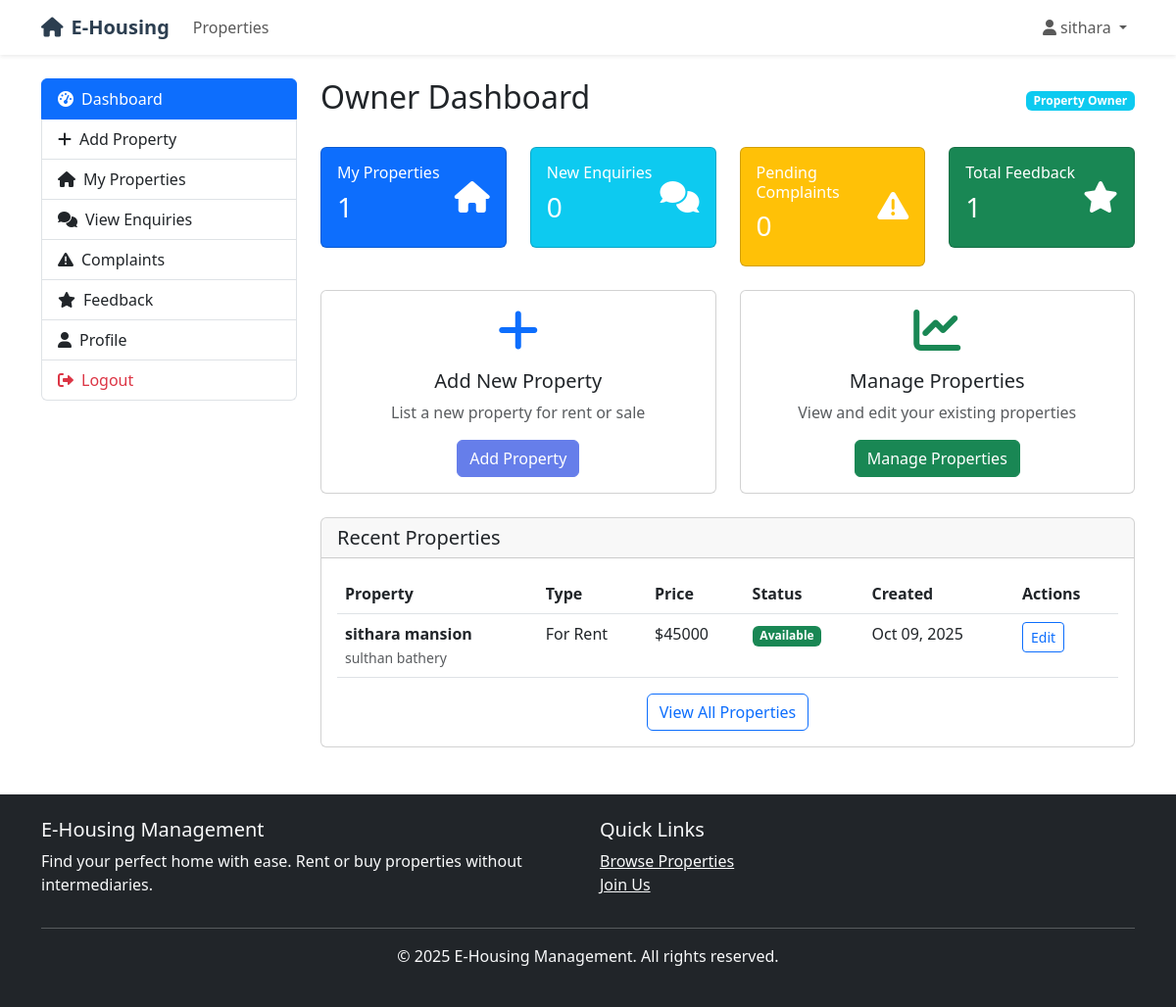
Screenshot of /accounts/owner-dashboard/ (signed in) with the database file from the repository.
### accounts/models.py (models this page shows, shortened)
class User(AbstractUser):
    USER_TYPES = (
        ('buyer', 'Buyer/Tenant'),
        ('owner', 'Property Owner'),
        ('admin', 'Administrator'),
    )
    user_type = models.CharField(max_length=10, choices=USER_TYPES, default='buyer')
    is_approved = models.BooleanField(default=False)
    email = models.EmailField(unique=True)

### properties/models.py (models this page shows, shortened)
class Property(models.Model):
    PROPERTY_TYPES = (
        ('rent', 'For Rent'),
        ('sell', 'For Sale'),
    )
    PROPERTY_CATEGORIES = (
        ('apartment', 'Apartment'),
        ('house', 'House'),
        ('villa', 'Villa'),
        ('studio', 'Studio'),
        ('room', 'Room'),
        ('commercial', 'Commercial'),
    )
    owner = models.ForeignKey(User, on_delete=models.CASCADE, related_name='properties')
    title = models.CharField(max_length=200)
    description = models.TextField()
    property_type = models.CharField(max_length=10, choices=PROPERTY_TYPES)
    category = models.CharField(max_length=20, choices=PROPERTY_CATEGORIES)
    price = models.DecimalField(max_digits=12, decimal_places=2)
    bedrooms = models.PositiveIntegerField(default=1)
    bathrooms = models.PositiveIntegerField(default=1)
    area = models.PositiveIntegerField(help_text='Area in square feet')
    address = models.TextField()
    city = models.CharField(max_length=100)
    state = models.CharField(max_length=100)
    pincode = models.CharField(max_length=10)
    is_approved = models.BooleanField(default=False)
    is_available = models.BooleanField(default=True)
    created_at = models.DateTimeField(auto_now_add=True)
    updated_at = models.DateTimeField(auto_now=True)
    parking = models.BooleanField(default=False)
    furnished = models.BooleanField(default=False)
    balcony = models.BooleanField(default=False)
    gym = models.BooleanField(default=False)
    swimming_pool = models.BooleanField(default=False)
    class Meta:
        ordering = ['-created_at']
        verbose_name_plural = 'Properties'

### accounts/views.py (the view)
# urls.py: path('owner-dashboard/', views.owner_dashboard, name='owner_dashboard'),
@login_required
def owner_dashboard(request):
    if request.user.user_type != 'owner':
        messages.error(request, 'Access denied.')
        return redirect('home')
    my_properties = Property.objects.filter(owner=request.user)
    new_enquiries = Enquiry.objects.filter(property__owner=request.user, is_read=False).count()
    new_complaints = Complaint.objects.filter(property__owner=request.user, status='pending').count()
    total_feedback = Feedback.objects.filter(property__owner=request.user).count()
    context = {
        'my_properties': my_properties,
        'new_enquiries': new_enquiries,
        'new_complaints': new_complaints,
        'total_feedback': total_feedback,
    }
    return render(request, 'accounts/owner_dashboard.html', context)

### templates/accounts/owner_dashboard.html (shortened to what this page needs)
{% extends 'base.html' %}
{% block content %}
<div class="container mt-4">
    <div class="row">
        <div class="col-md-3">
            <div class="list-group">
                <a href="{% url 'accounts:owner_dashboard' %}" class="list-group-item list-group-item-action active">
                    <i class="fas fa-tachometer-alt me-2"></i>Dashboard
                </a>
                <a href="{% url 'properties:add' %}" class="list-group-item list-group-item-action">
                    <i class="fas fa-plus me-2"></i>Add Property
                </a>
                <a href="{% url 'properties:my_properties' %}" class="list-group-item list-group-item-action">
                    <i class="fas fa-home me-2"></i>My Properties
                </a>
                <a href="{% url 'communications:view_enquiries' %}" class="list-group-item list-group-item-action">
                    <i class="fas fa-comments me-2"></i>View Enquiries
                </a>
                <a href="{% url 'communications:view_complaints' %}" class="list-group-item list-group-item-action">
                    <i class="fas fa-exclamation-triangle me-2"></i>Complaints
                </a>
                <a href="{% url 'communications:view_feedback' %}" class="list-group-item list-group-item-action">
                    <i class="fas fa-star me-2"></i>Feedback
                </a>
                <a href="{% url 'accounts:profile' %}" class="list-group-item list-group-item-action">
                    <i class="fas fa-user me-2"></i>Profile
                </a>
                <a href="{% url 'accounts:logout' %}" class="list-group-item list-group-item-action text-danger">
                    <i class="fas fa-sign-out-alt me-2"></i>Logout
                </a>
            </div>
        </div>
        <div class="col-md-9">
            <div class="d-flex justify-content-between align-items-center mb-4">
                <h2>Owner Dashboard</h2>
                <span class="badge bg-info">{{ user.get_user_type_display }}</span>
            </div>
            <div class="row mb-4">
                <div class="col-md-3">
                    <div class="card bg-primary text-white">
                        <div class="card-body">
                            <div class="d-flex justify-content-between">
                                <div>
                                    <h6>My Properties</h6>
                                    <h3>{{ my_properties.count }}</h3>
                                </div>
                                <div class="align-self-center">
                                    <i class="fas fa-home fa-2x"></i>
                                </div>
                            </div>
                        </div>
                    </div>
                </div>
                <div class="col-md-3">
                    <div class="card bg-info text-white">
                        <div class="card-body">
                            <div class="d-flex justify-content-between">
                                <div>
                                    <h6>New Enquiries</h6>
                                    <h3>{{ new_enquiries }}</h3>
                                </div>
                                <div class="align-self-center">
                                    <i class="fas fa-comments fa-2x"></i>
                                </div>
                            </div>
                        </div>
                    </div>
                </div>
                <div class="col-md-3">
                    <div class="card bg-warning text-white">
                        <div class="card-body">
                            <div class="d-flex justify-content-between">
                                <div>
                                    <h6>Pending Complaints</h6>
                                    <h3>{{ new_complaints }}</h3>
                                </div>
                                <div class="align-self-center">
                                    <i class="fas fa-exclamation-triangle fa-2x"></i>
                                </div>
                            </div>
                        </div>
                    </div>
                </div>
                <div class="col-md-3">
                    <div class="card bg-success text-white">
                        <div class="card-body">
                            <div class="d-flex justify-content-between">
                                <div>
                                    <h6>Total Feedback</h6>
                                    <h3>{{ total_feedback }}</h3>
                                </div>
                                <div class="align-self-center">
                                    <i class="fas fa-star fa-2x"></i>
                                </div>
                            </div>
                        </div>
                    </div>
                </div>
            </div>
            <div class="row mb-4">
                <div class="col-md-6">
                    <div class="card">
                        <div class="card-body text-center">
                            <i class="fas fa-plus fa-3x text-primary mb-3"></i>
                            <h5>Add New Property</h5>
                            <p class="text-muted">List a new property for rent or sale</p>
                            <a href="{% url 'properties:add' %}" class="btn btn-primary">Add Property</a>
                        </div>
                    </div>
                </div>
                <div class="col-md-6">
                    <div class="card">
                        <div class="card-body text-center">
                            <i class="fas fa-chart-line fa-3x text-success mb-3"></i>
                            <h5>Manage Properties</h5>
                            <p class="text-muted">View and edit your existing properties</p>
                            <a href="{% url 'properties:my_properties' %}" class="btn btn-success">Manage Properties</a>
                        </div>
                    </div>
                </div>
            </div>
            <div class="card">
                <div class="card-header">
                    <h5 class="mb-0">Recent Properties</h5>
                </div>
                <div class="card-body">
                    {% if my_properties %}
                        <div class="table-responsive">
                            <table class="table table-hover">
                                <thead>
                                    <tr>
                                        <th>Property</th>
                                        <th>Type</th>
                                        <th>Price</th>
                                        <th>Status</th>
                                        <th>Created</th>
                                        <th>Actions</th>
                                    </tr>
                                </thead>
                                <tbody>
                                    {% for property in my_properties|slice:":5" %}
                                    <tr>
                                        <td>
                                            <strong>{{ property.title }}</strong><br>
                                            <small class="text-muted">{{ property.city }}</small>
                                        </td>
                                        <td>{{ property.get_property_type_display }}</td>
                                        <td>${{ property.price|floatformat:0 }}</td>
                                        <td>
                                            {% if property.is_approved %}
                                                {% if property.is_available %}
                                                    <span class="badge bg-success">Available</span>
                                                {% else %}
                                                    <span class="badge bg-warning">Unavailable</span>
                                                {% endif %}
                                            {% else %}
                                                <span class="badge bg-secondary">Pending Approval</span>
                                            {% endif %}
                                        </td>
                                        <td>{{ property.created_at|date:"M d, Y" }}</td>
                                        <td>
                                            <a href="{% url 'properties:edit' property.pk %}" class="btn btn-sm btn-outline-primary">Edit</a>
                                        </td>
                                    </tr>
                                    {% endfor %}
                                </tbody>
                            </table>
                        </div>
                        <div class="text-center">
                            <a href="{% url 'properties:my_properties' %}" class="btn btn-outline-primary">View All Properties</a>
                        </div>
                    {% endif %}
                </div>
            </div>
        </div>
    </div>
</div>
{% endblock %}

### templates/base.html (shortened to what this page needs)
<!DOCTYPE html>
<html lang="en">
<head>
    <link href="https://cdn.jsdelivr.net/npm/bootstrap@5.3.0/dist/css/bootstrap.min.css" rel="stylesheet">
    <link href="https://cdnjs.cloudflare.com/ajax/libs/font-awesome/6.0.0/css/all.min.css" rel="stylesheet">
</head>
<body>
    <nav class="navbar navbar-expand-lg navbar-light bg-white shadow-sm">
        <div class="container">
            <a class="navbar-brand" href="{% url 'home' %}">
                <i class="fas fa-home me-2"></i>E-Housing
            </a>
            <div class="collapse navbar-collapse" id="navbarNav">
                <ul class="navbar-nav me-auto">
                    <li class="nav-item">
                        <a class="nav-link" href="{% url 'properties:list' %}">Properties</a>
                    </li>
                </ul>
                <ul class="navbar-nav">
                    {% if user.is_authenticated %}
                        <li class="nav-item dropdown">
                            <a class="nav-link dropdown-toggle" href="#" id="navbarDropdown" role="button" data-bs-toggle="dropdown">
                                <i class="fas fa-user me-1"></i>{{ user.username }}
                            </a>
                        </li>
                    {% endif %}
                </ul>
            </div>
        </div>
    </nav>
    <main>
        {% block content %}
        {% endblock %}
    </main>
    <footer class="bg-dark text-light py-4 mt-5">
        <div class="container">
            <div class="row">
                <div class="col-md-6">
                    <h5>E-Housing Management</h5>
                    <p>Find your perfect home with ease. Rent or buy properties without intermediaries.</p>
                </div>
                <div class="col-md-6">
                    <h5>Quick Links</h5>
                    <ul class="list-unstyled">
                        <li><a href="{% url 'properties:list' %}" class="text-light">Browse Properties</a></li>
                        <li><a href="{% url 'accounts:register' %}" class="text-light">Join Us</a></li>
                    </ul>
                </div>
            </div>
            <hr>
            <div class="text-center">
                <p>&copy; 2025 E-Housing Management. All rights reserved.</p>
            </div>
        </div>
    </footer>
</body>
</html>

### templates/base.html (style rules this page uses)
.navbar-brand { font-weight: bold; color: #2c3e50 !important; }
.btn-primary { background-color: #667eea; border-color: #667eea; }

### rows the page displays
User: username "sithara", user_type "Property Owner"
Property: title "sithara mansion", city "sulthan bathery", property_type "For Rent", price "45000", is_approved "Available", created_at "Oct 09, 2025"

### other values shown
{{ my_properties.count }} "1"
{{ new_enquiries }} "0"
{{ new_complaints }} "0"
{{ total_feedback }} "1"
